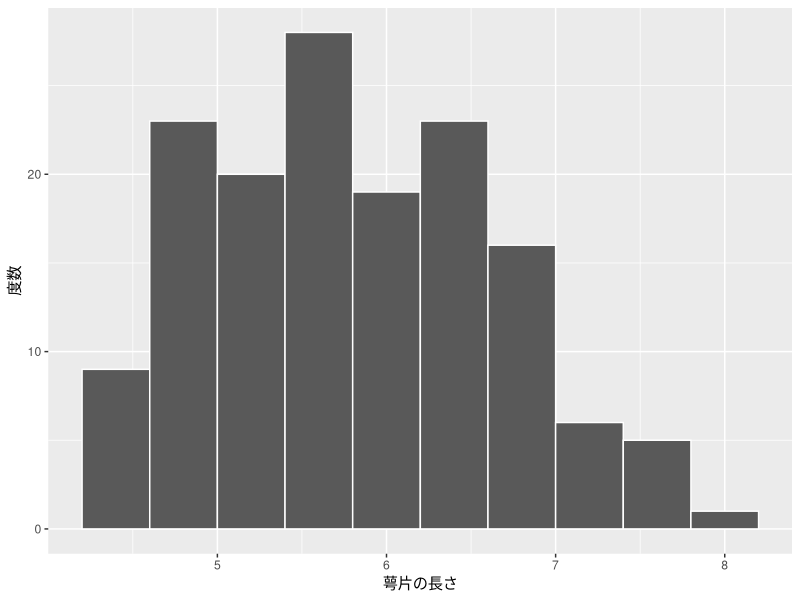

Source code (R):
## ---- chunk 1
#| fig-width: 5
#| fig-height: 3
library(tidyverse)
iris |>
  ggplot() +
  geom_histogram(aes(x = Sepal.Length), color = "white", bins = 10) +
  labs(x = "萼片の長さ", y = "度数")
